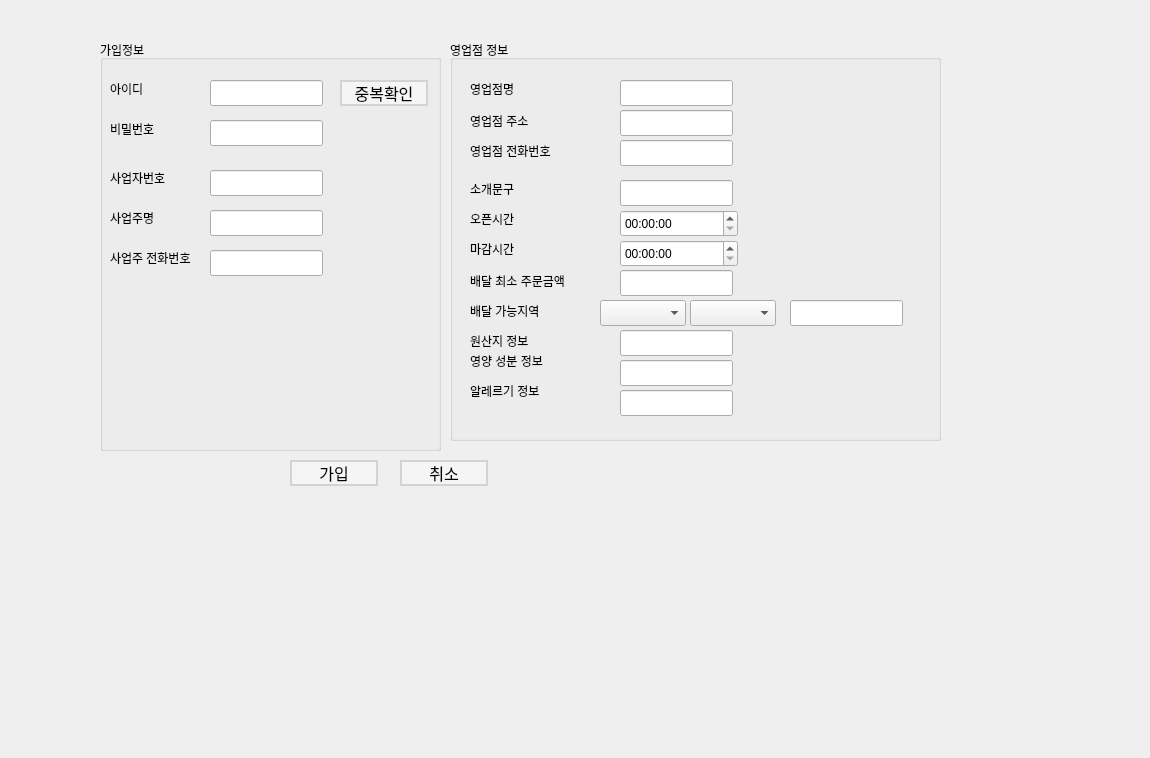
<?xml version="1.0" encoding="UTF-8"?>
<ui version="4.0">
 <class>sign_up</class>
 <widget class="QWidget" name="sign_up">
  <property name="geometry">
   <rect>
    <x>0</x>
    <y>0</y>
    <width>1150</width>
    <height>758</height>
   </rect>
  </property>
  <property name="windowTitle">
   <string>Form</string>
  </property>
  <widget class="QPushButton" name="signup_btn">
   <property name="geometry">
    <rect>
     <x>290</x>
     <y>460</y>
     <width>88</width>
     <height>26</height>
    </rect>
   </property>
   <property name="styleSheet">
    <string notr="true">QPushButton {
    background-color: #F5F5F5;
    border: 2px solid #D3D3D3;
    border-radius: 30px;
    font-size: 16px;
    color: black;
}

QPushButton:hover {
    background-color: #E0E0E0;
    border: 2px solid #B0B0B0;
}

QPushButton:pressed {
    background-color: #C0C0C0;
    border: 2px solid #A0A0A0;
}</string>
   </property>
   <property name="text">
    <string>가입</string>
   </property>
  </widget>
  <widget class="QGroupBox" name="groupBox">
   <property name="geometry">
    <rect>
     <x>100</x>
     <y>40</y>
     <width>341</width>
     <height>411</height>
    </rect>
   </property>
   <property name="title">
    <string>가입정보</string>
   </property>
   <widget class="QLineEdit" name="inputId">
    <property name="geometry">
     <rect>
      <x>110</x>
      <y>40</y>
      <width>113</width>
      <height>26</height>
     </rect>
    </property>
   </widget>
   <widget class="QLabel" name="label">
    <property name="geometry">
     <rect>
      <x>10</x>
      <y>40</y>
      <width>66</width>
      <height>18</height>
     </rect>
    </property>
    <property name="text">
     <string>아이디</string>
    </property>
   </widget>
   <widget class="QLabel" name="label_2">
    <property name="geometry">
     <rect>
      <x>10</x>
      <y>80</y>
      <width>66</width>
      <height>18</height>
     </rect>
    </property>
    <property name="text">
     <string>비밀번호</string>
    </property>
   </widget>
   <widget class="QLineEdit" name="pass_le">
    <property name="geometry">
     <rect>
      <x>110</x>
      <y>80</y>
      <width>113</width>
      <height>26</height>
     </rect>
    </property>
    <property name="text">
     <string/>
    </property>
   </widget>
   <widget class="QLineEdit" name="bussiness_number_le">
    <property name="geometry">
     <rect>
      <x>110</x>
      <y>130</y>
      <width>113</width>
      <height>26</height>
     </rect>
    </property>
    <property name="text">
     <string/>
    </property>
   </widget>
   <widget class="QLabel" name="label_3">
    <property name="geometry">
     <rect>
      <x>10</x>
      <y>130</y>
      <width>71</width>
      <height>16</height>
     </rect>
    </property>
    <property name="text">
     <string>사업자번호</string>
    </property>
   </widget>
   <widget class="QLabel" name="label_4">
    <property name="geometry">
     <rect>
      <x>10</x>
      <y>170</y>
      <width>71</width>
      <height>16</height>
     </rect>
    </property>
    <property name="text">
     <string>사업주명</string>
    </property>
   </widget>
   <widget class="QLineEdit" name="owner_name_le">
    <property name="geometry">
     <rect>
      <x>110</x>
      <y>170</y>
      <width>113</width>
      <height>26</height>
     </rect>
    </property>
    <property name="text">
     <string/>
    </property>
   </widget>
   <widget class="QLabel" name="label_5">
    <property name="geometry">
     <rect>
      <x>10</x>
      <y>210</y>
      <width>101</width>
      <height>16</height>
     </rect>
    </property>
    <property name="text">
     <string>사업주 전화번호</string>
    </property>
   </widget>
   <widget class="QLineEdit" name="owner_phone_le">
    <property name="geometry">
     <rect>
      <x>110</x>
      <y>210</y>
      <width>113</width>
      <height>26</height>
     </rect>
    </property>
    <property name="text">
     <string/>
    </property>
   </widget>
   <widget class="QPushButton" name="btn_check_duplicate">
    <property name="geometry">
     <rect>
      <x>240</x>
      <y>40</y>
      <width>88</width>
      <height>26</height>
     </rect>
    </property>
    <property name="styleSheet">
     <string notr="true">QPushButton {
    background-color: #F5F5F5;
    border: 2px solid #D3D3D3;
    border-radius: 30px;
    font-size: 16px;
    color: black;
}

QPushButton:hover {
    background-color: #E0E0E0;
    border: 2px solid #B0B0B0;
}

QPushButton:pressed {
    background-color: #C0C0C0;
    border: 2px solid #A0A0A0;
}</string>
    </property>
    <property name="text">
     <string>중복확인</string>
    </property>
   </widget>
  </widget>
  <widget class="QGroupBox" name="groupBox_2">
   <property name="geometry">
    <rect>
     <x>450</x>
     <y>40</y>
     <width>491</width>
     <height>401</height>
    </rect>
   </property>
   <property name="title">
    <string>영업점 정보</string>
   </property>
   <widget class="QLabel" name="label_7">
    <property name="geometry">
     <rect>
      <x>20</x>
      <y>40</y>
      <width>66</width>
      <height>18</height>
     </rect>
    </property>
    <property name="text">
     <string>영업점명</string>
    </property>
   </widget>
   <widget class="QLineEdit" name="store_name_le">
    <property name="geometry">
     <rect>
      <x>170</x>
      <y>40</y>
      <width>113</width>
      <height>26</height>
     </rect>
    </property>
   </widget>
   <widget class="QLabel" name="label_8">
    <property name="geometry">
     <rect>
      <x>20</x>
      <y>70</y>
      <width>81</width>
      <height>21</height>
     </rect>
    </property>
    <property name="text">
     <string>영업점 주소</string>
    </property>
   </widget>
   <widget class="QLineEdit" name="store_addr_le">
    <property name="geometry">
     <rect>
      <x>170</x>
      <y>70</y>
      <width>113</width>
      <height>26</height>
     </rect>
    </property>
   </widget>
   <widget class="QLabel" name="label_9">
    <property name="geometry">
     <rect>
      <x>20</x>
      <y>100</y>
      <width>111</width>
      <height>21</height>
     </rect>
    </property>
    <property name="text">
     <string>영업점 전화번호</string>
    </property>
   </widget>
   <widget class="QLineEdit" name="store_phone_le">
    <property name="geometry">
     <rect>
      <x>170</x>
      <y>100</y>
      <width>113</width>
      <height>26</height>
     </rect>
    </property>
   </widget>
   <widget class="QLabel" name="label_10">
    <property name="geometry">
     <rect>
      <x>20</x>
      <y>140</y>
      <width>66</width>
      <height>18</height>
     </rect>
    </property>
    <property name="text">
     <string>소개문구</string>
    </property>
   </widget>
   <widget class="QLineEdit" name="store_intro_le">
    <property name="geometry">
     <rect>
      <x>170</x>
      <y>140</y>
      <width>113</width>
      <height>26</height>
     </rect>
    </property>
   </widget>
   <widget class="QLabel" name="label_11">
    <property name="geometry">
     <rect>
      <x>20</x>
      <y>170</y>
      <width>66</width>
      <height>18</height>
     </rect>
    </property>
    <property name="text">
     <string>오픈시간</string>
    </property>
   </widget>
   <widget class="QLabel" name="label_12">
    <property name="geometry">
     <rect>
      <x>20</x>
      <y>200</y>
      <width>66</width>
      <height>18</height>
     </rect>
    </property>
    <property name="text">
     <string>마감시간</string>
    </property>
   </widget>
   <widget class="QLabel" name="label_13">
    <property name="geometry">
     <rect>
      <x>20</x>
      <y>230</y>
      <width>121</width>
      <height>21</height>
     </rect>
    </property>
    <property name="text">
     <string>배달 최소 주문금액</string>
    </property>
   </widget>
   <widget class="QLineEdit" name="min_order_le">
    <property name="geometry">
     <rect>
      <x>170</x>
      <y>230</y>
      <width>113</width>
      <height>26</height>
     </rect>
    </property>
   </widget>
   <widget class="QLabel" name="label_14">
    <property name="geometry">
     <rect>
      <x>20</x>
      <y>260</y>
      <width>121</width>
      <height>21</height>
     </rect>
    </property>
    <property name="text">
     <string>배달 가능지역</string>
    </property>
   </widget>
   <widget class="QLineEdit" name="deliver_area_le">
    <property name="geometry">
     <rect>
      <x>340</x>
      <y>260</y>
      <width>113</width>
      <height>26</height>
     </rect>
    </property>
   </widget>
   <widget class="QLabel" name="label_15">
    <property name="geometry">
     <rect>
      <x>20</x>
      <y>290</y>
      <width>121</width>
      <height>21</height>
     </rect>
    </property>
    <property name="text">
     <string>원산지 정보</string>
    </property>
   </widget>
   <widget class="QLabel" name="label_16">
    <property name="geometry">
     <rect>
      <x>20</x>
      <y>310</y>
      <width>121</width>
      <height>21</height>
     </rect>
    </property>
    <property name="text">
     <string>영양 성분 정보</string>
    </property>
   </widget>
   <widget class="QLabel" name="label_17">
    <property name="geometry">
     <rect>
      <x>20</x>
      <y>340</y>
      <width>121</width>
      <height>21</height>
     </rect>
    </property>
    <property name="text">
     <string>알레르기 정보</string>
    </property>
   </widget>
   <widget class="QLineEdit" name="origin_info_le">
    <property name="geometry">
     <rect>
      <x>170</x>
      <y>290</y>
      <width>113</width>
      <height>26</height>
     </rect>
    </property>
   </widget>
   <widget class="QLineEdit" name="nutritional_info_le">
    <property name="geometry">
     <rect>
      <x>170</x>
      <y>320</y>
      <width>113</width>
      <height>26</height>
     </rect>
    </property>
   </widget>
   <widget class="QLineEdit" name="allergy_le">
    <property name="geometry">
     <rect>
      <x>170</x>
      <y>350</y>
      <width>113</width>
      <height>26</height>
     </rect>
    </property>
   </widget>
   <widget class="QTimeEdit" name="open_time_edit">
    <property name="geometry">
     <rect>
      <x>170</x>
      <y>170</y>
      <width>118</width>
      <height>27</height>
     </rect>
    </property>
   </widget>
   <widget class="QTimeEdit" name="close_time_edit">
    <property name="geometry">
     <rect>
      <x>170</x>
      <y>200</y>
      <width>118</width>
      <height>27</height>
     </rect>
    </property>
   </widget>
   <widget class="QComboBox" name="CityCombo">
    <property name="geometry">
     <rect>
      <x>150</x>
      <y>260</y>
      <width>86</width>
      <height>26</height>
     </rect>
    </property>
   </widget>
   <widget class="QComboBox" name="GuGunCombo">
    <property name="geometry">
     <rect>
      <x>240</x>
      <y>260</y>
      <width>86</width>
      <height>26</height>
     </rect>
    </property>
   </widget>
  </widget>
  <widget class="QPushButton" name="cancel_btn">
   <property name="geometry">
    <rect>
     <x>400</x>
     <y>460</y>
     <width>88</width>
     <height>26</height>
    </rect>
   </property>
   <property name="styleSheet">
    <string notr="true">QPushButton {
    background-color: #F5F5F5;
    border: 2px solid #D3D3D3;
    border-radius: 30px;
    font-size: 16px;
    color: black;
}

QPushButton:hover {
    background-color: #E0E0E0;
    border: 2px solid #B0B0B0;
}

QPushButton:pressed {
    background-color: #C0C0C0;
    border: 2px solid #A0A0A0;
}</string>
   </property>
   <property name="text">
    <string>취소</string>
   </property>
  </widget>
 </widget>
 <resources/>
 <connections/>
</ui>
